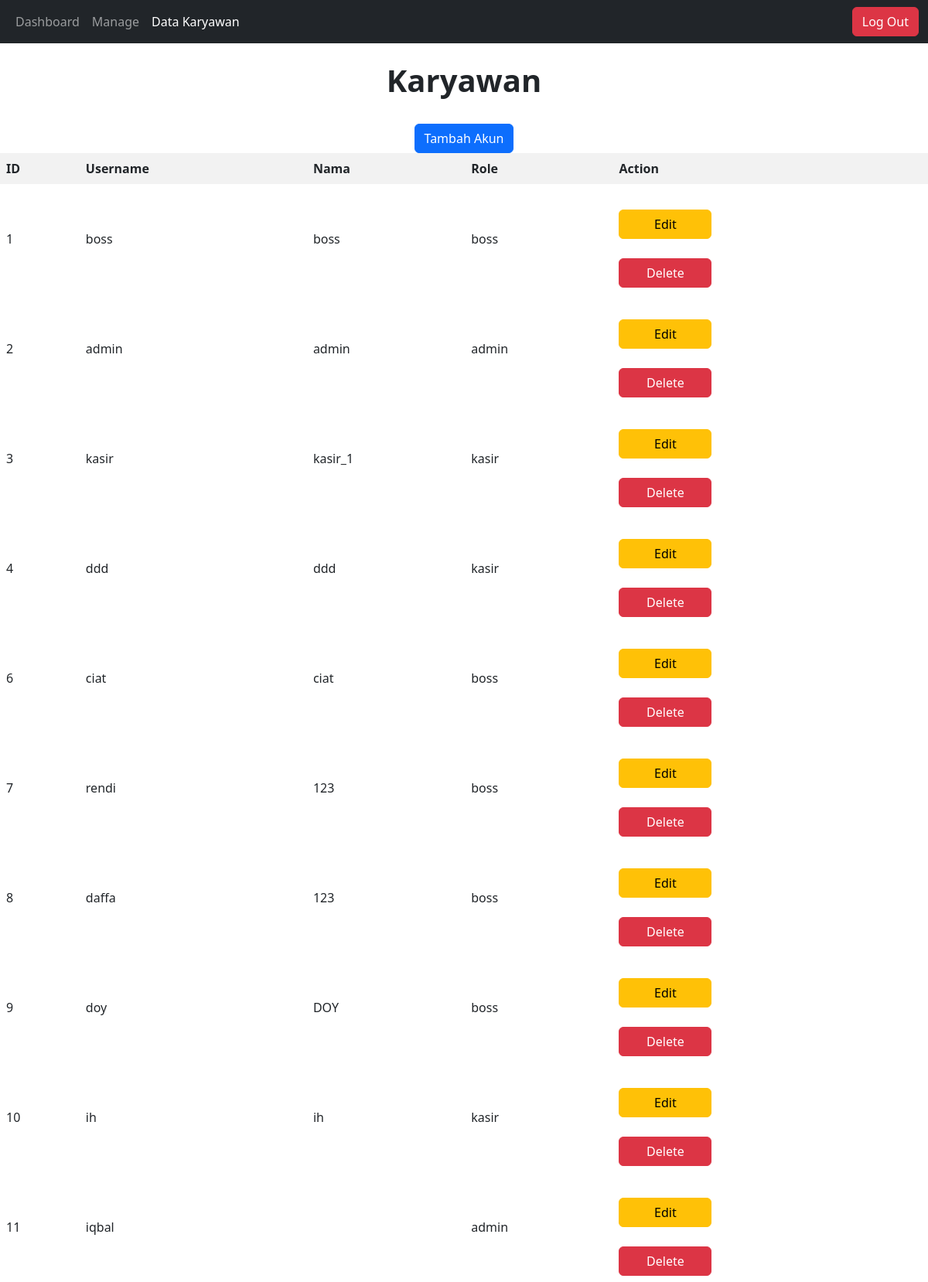
Page /pages/boss/data_karyawan.php (signed in) on the earlier database version.
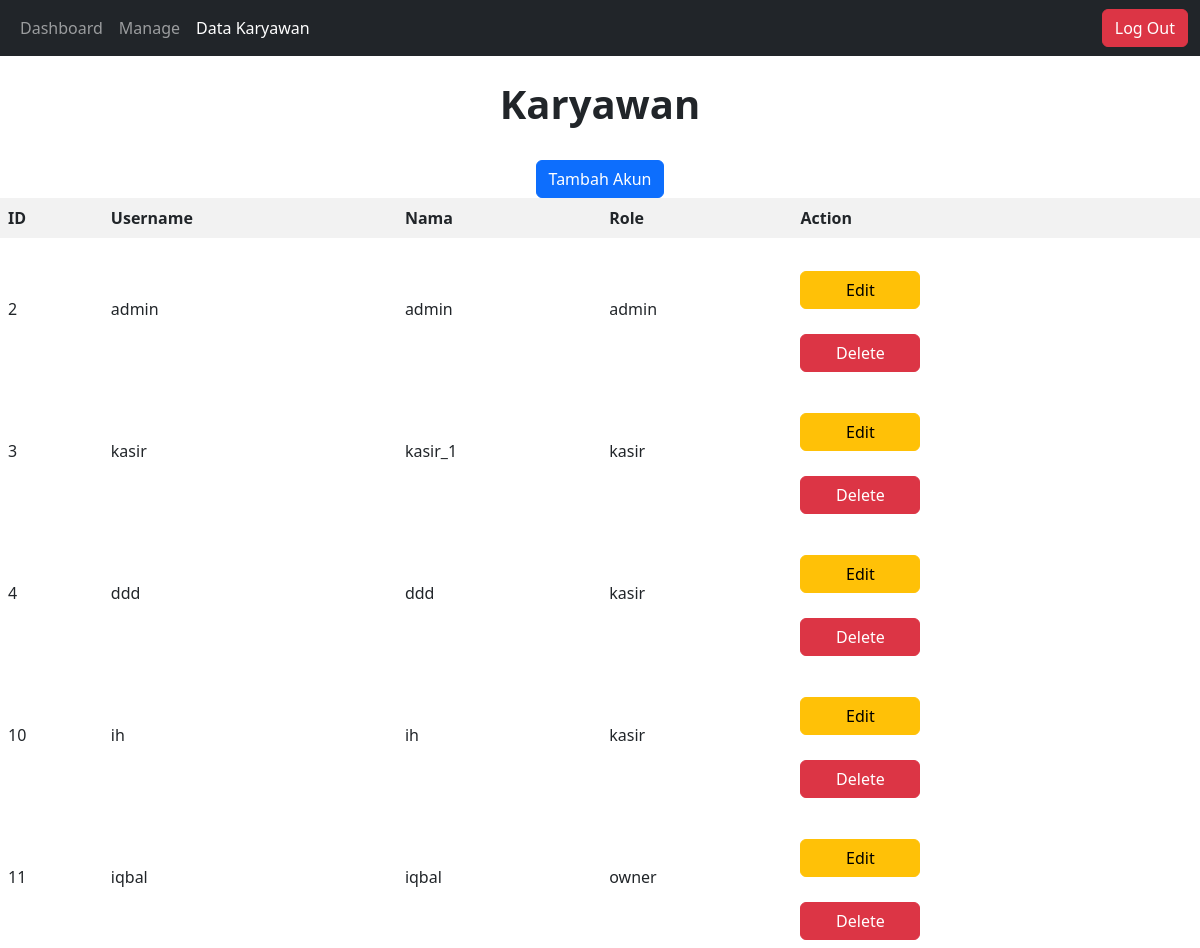
Same page on the later database version.
### tables this page shows
CREATE TABLE `users` (
  `ID` int(20) NOT NULL,
  `username` varchar(20) NOT NULL,
  `password` varchar(20) NOT NULL,
  `nama` varchar(20) NOT NULL,
  `created_at` timestamp NOT NULL DEFAULT current_timestamp() ON UPDATE current_timestamp(),
  `updated_at` timestamp NOT NULL DEFAULT current_timestamp() ON UPDATE current_timestamp(),
  `role` enum('owner','admin','kasir') NOT NULL
);

### pages/boss/data_karyawan.php (the view, shortened to what this page needs)
<?php
require_once('../../db/DB_connection.php');
$query = "SELECT * FROM users";
$result = $conn->query($query);
?>
<!DOCTYPE html>
<html lang="en">
<head>
    <link rel='stylesheet' href='../../assets/style/data_karyawan.css'>
    <link href="https://cdn.jsdelivr.net/npm/bootstrap@5.3.3/dist/css/bootstrap.min.css" rel="stylesheet">
</head>
<body>
    <nav class="navbar navbar-expand-lg bg-dark" data-bs-theme="dark">
        <div class="container-fluid">
            <div class="collapse navbar-collapse" id="navbarNavAltMarkup">
                <div class="navbar-nav">
                    <a class="nav-link " aria-current="page" href="../../dashboard.php">Dashboard</a>
                    <a class="nav-link" href="../kasir/manage_product.php">Manage</a>
                    <a class="nav-link active" href="">Data Karyawan</a>
                </div>
            </div>
            <div>
                <form action="../../db/DB_logout.php" method="post">
                    <button type="submit" class="btn btn-danger">Log Out</button>
                </form>
            </div>
        </div>
    </nav>
    <center>
        <h1 class="dd mt-4"><b>Karyawan</b></h1>
        <button type="button" class="btn btn-primary mt-4" data-bs-toggle="modal" data-bs-target="#exampleModal">
            Tambah Akun
        </button>
    </center>
    <table>
        <tr>
            <th>ID</th>
            <th>Username</th>
            <th>Nama</th>
            <th>Role</th>
            <th>Action</th>
        </tr>
        <?php foreach ($result as $row): ?>
        <tr>
            <td><?php echo $row["ID"]; ?></td>
            <td><?php echo $row["username"]; ?></td>
            <td><?php echo $row["nama"]; ?></td>
            <td><?php echo $row["role"]; ?></td>
            <td class='action-buttons'>
                <form action='' method='get'>
                    <button type='button' class='btn btn-warning edit-button' data-bs-toggle='modal' data-bs-target='#update<?php echo $row['id']; ?>' style='width: 120px; margin-top:25px;'>Edit</button>
                </form>
                <form action='../../db/DB_deleteakun.php' method='post'>
                    <button type='submit' class='btn btn-danger delete-button' name='delete_users' style='width: 120px; margin-top:25px;' onclick="return confirm('apakah kamu yakin ingin menghapus akun ini?')">Delete</button>
                </form>
            </td>
        </tr>
        <?php endforeach; ?>
    </table>
</body>
</html>

### assets/style/data_karyawan.css (style rules this page uses)
.btn-primary { background-color: #007bff; border-color: #007bff; }
table { width: 100%; border-collapse: collapse; }
th, td { border: 1px solid #dddddd; text-align: left; padding: 8px; }
th { background-color: #f2f2f2; }
.btn-secondary, .btn-primary { display: inline-block; font-weight: 400; text-align: center; vertical-align: middle; cursor: pointer; user-select: none; background-color: #6c757d; border: 1px solid transparent; padding: 0.375rem 0.75rem; font-size: 1rem; line-height: 1.5; border-radius: 0.25rem; transition: color 0.15s ease-in-out, background-color 0.15s ease-in-out, border-color 0.15s ease-in-out, box-shadow 0.15s ease-in-out; color: #fff; }

Differences in the rows shown:
removed users: ID "1", username "boss", nama "boss", role "boss"
removed users: ID "6", username "ciat", nama "ciat", role "boss"
removed users: ID "7", username "rendi", nama "123", role "boss"
removed users: ID "8", username "daffa", nama "123", role "boss"
removed users: ID "9", username "doy", nama "DOY", role "boss"
changed users "iqbal": nama (not shown) → "iqbal"; role "admin" → "owner"
